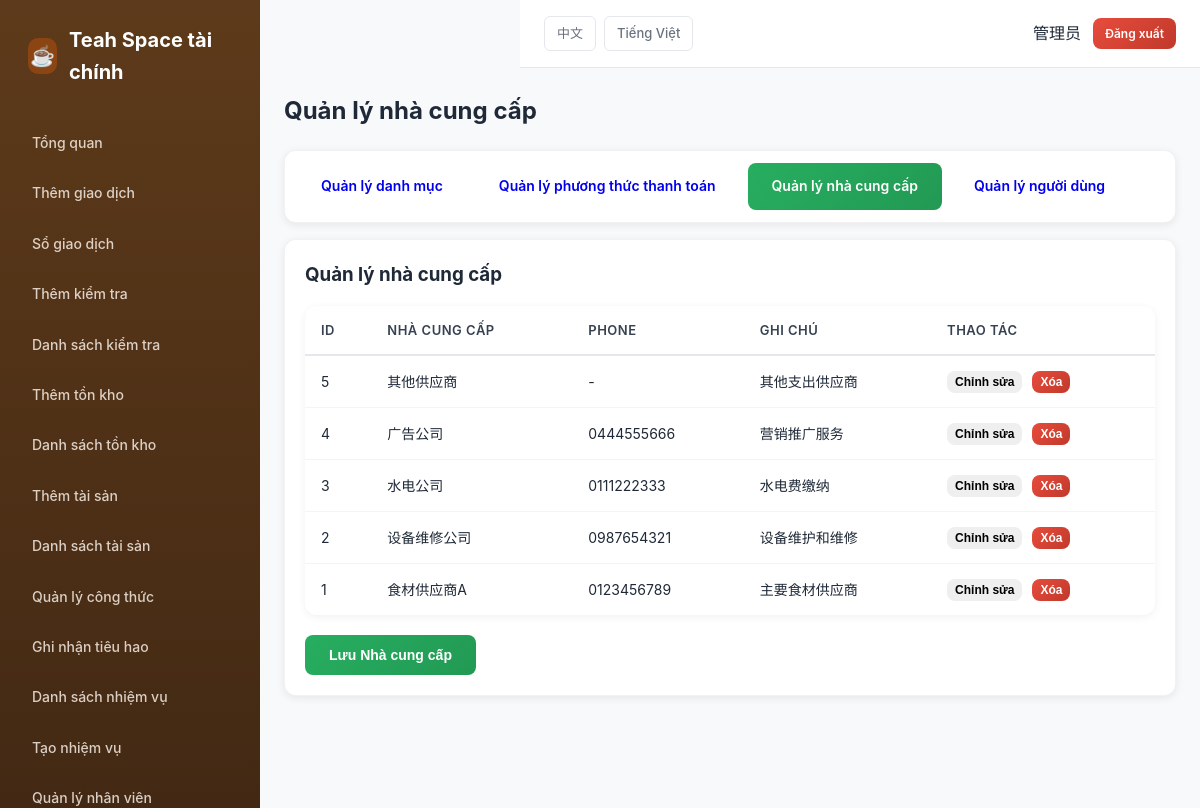
The page /index.php?r=settings/vendors (signed in) on the database its author committed.
### tables this page shows
CREATE TABLE IF NOT EXISTS users (
  id INT AUTO_INCREMENT PRIMARY KEY,
  username VARCHAR(64) NOT NULL UNIQUE COMMENT '用户名',
  password_hash VARCHAR(255) NOT NULL COMMENT '密码哈希',
  display_name VARCHAR(64) NOT NULL COMMENT '显示名称',
  role_id INT NOT NULL COMMENT '角色ID',
  is_active TINYINT(1) NOT NULL DEFAULT 1 COMMENT '是否激活',
  created_at TIMESTAMP DEFAULT CURRENT_TIMESTAMP COMMENT '创建时间',
  updated_at TIMESTAMP DEFAULT CURRENT_TIMESTAMP ON UPDATE CURRENT_TIMESTAMP COMMENT '更新时间',
  CONSTRAINT fk_users_role FOREIGN KEY (role_id) REFERENCES roles(id) ON DELETE RESTRICT,
  INDEX idx_username (username),
  INDEX idx_role (role_id)
);

CREATE TABLE IF NOT EXISTS vendors (
  id INT AUTO_INCREMENT PRIMARY KEY,
  name VARCHAR(128) NOT NULL COMMENT '供应商名称',
  phone VARCHAR(32) NULL COMMENT '电话',
  note VARCHAR(255) NULL COMMENT '备注',
  is_active TINYINT(1) NOT NULL DEFAULT 1 COMMENT '是否激活',
  INDEX idx_name (name)
);

### app/controllers/SettingController.php (called while the page is built, shortened)
<?php
require_once __DIR__ . '/../core/Auth.php';
require_once __DIR__ . '/../models/Vendor.php';
require_once __DIR__ . '/../models/User.php';
require_once __DIR__ . '/../core/DB.php';
class SettingController {
  public function vendors() {
    $vendors = Vendor::all();
    include __DIR__ . '/../views/settings/vendors.php';
  }
}

### app/core/Router.php (called while the page is built, shortened)
<?php
class Router {
  public static function dispatch() {
    $defaultRoute = 'reports/dashboard';
    $r = $_GET['r'] ?? $defaultRoute;
    [$controller, $action] = array_pad(explode('/', $r), 2, 'index');
    $obj = new $controller;
    call_user_func([$obj, $action]);
  }
}

### public/index.php (called while the page is built, shortened)
<?php
require_once __DIR__ . '/../app/config/db.php';
require_once __DIR__ . '/../app/core/DB.php';
require_once __DIR__ . '/../app/core/Router.php';
require_once __DIR__ . '/../app/core/Auth.php';
require_once __DIR__ . '/../app/core/I18n.php';
Router::dispatch();

### app/core/I18n.php (called while the page is built, shortened)
<?php
class I18n {
  private static $lang = [];
  private static $current = 'vi';
  public static function init() {
    self::$current = $_SESSION['lang'] ?? 'vi';
    $langFile = __DIR__ . "/../../lang/" . self::$current . ".php";
    if (file_exists($langFile)) {
      self::$lang = require $langFile;
    } else {
      self::$lang = [];
    }
  }
  public static function t($key) {
    return self::$lang[$key] ?? $key;
  }
  public static function current() {
    return self::$current;
  }
}
function __($key) {
  return I18n::t($key);
}

### app/core/Auth.php (called while the page is built, shortened)
<?php
require_once __DIR__ . '/../models/User.php';
class Auth {
  public static function check() {
    return isset($_SESSION['user_id']);
  }
  public static function user() {
    return User::find($_SESSION['user_id']);
  }
}

### app/core/DB.php (called while the page is built)
<?php
class DB {
  private static $conn = null;
  public static function conn() {
    if (self::$conn === null) {
      $config = require __DIR__ . '/../config/db.php';
      try {
        $dsn = "mysql:host={$config['host']};dbname={$config['dbname']};charset={$config['charset']}";
        self::$conn = new PDO($dsn, $config['user'], $config['pass'], [
          PDO::ATTR_ERRMODE => PDO::ERRMODE_EXCEPTION,
          PDO::ATTR_DEFAULT_FETCH_MODE => PDO::FETCH_ASSOC,
          PDO::ATTR_EMULATE_PREPARES => false,
        ]);
      } catch (PDOException $e) {
        die('Database connection failed: ' . $e->getMessage());
      }
    }
    return self::$conn;
  }
}

### app/models/User.php (called while the page is built, shortened)
<?php
require_once __DIR__ . '/../core/DB.php';
class User {
  public static function find($id) {
    $stmt = DB::conn()->prepare("
      SELECT u.*, r.`key` as role_key, r.name_zh as role_name_zh, r.name_vi as role_name_vi
      FROM users u
      JOIN roles r ON u.role_id = r.id
      WHERE u.id = ?
    ");
    $stmt->execute([$id]);
    return $stmt->fetch();
  }
}

### app/models/Vendor.php (called while the page is built, shortened)
<?php
require_once __DIR__ . '/../core/DB.php';
class Vendor {
  public static function all($filters = []) {
    $where = [];
    $params = [];
    $sql = "SELECT * FROM vendors";
    $sql .= " ORDER BY name";
    $stmt = DB::conn()->prepare($sql);
    $stmt->execute($params);
    return $stmt->fetchAll();
  }
}

### app/views/settings/vendors.php (the view, shortened to what this page needs)
<?php
include __DIR__ . '/../layout/header.php';
$current = $_GET['r'] ?? '';
?>
<h2 style="margin-bottom: 20px;"><?= __('setting.vendors') ?></h2>
<div class="card" style="padding: 12px; margin-bottom: 16px;">
  <div style="display: flex; gap: 8px; flex-wrap: wrap;">
    <a class="btn <?= $current === 'settings/categories' ? 'btn-success' : '' ?>" href="/index.php?r=settings/categories"><?= __('setting.categories') ?></a>
    <a class="btn <?= $current === 'settings/paymentMethods' ? 'btn-success' : '' ?>" href="/index.php?r=settings/paymentMethods"><?= __('setting.payment_methods') ?></a>
    <a class="btn <?= $current === 'settings/vendors' ? 'btn-success' : '' ?>" href="/index.php?r=settings/vendors"><?= __('setting.vendors') ?></a>
    <a class="btn <?= $current === 'settings/users' ? 'btn-success' : '' ?>" href="/index.php?r=settings/users"><?= __('setting.users') ?></a>
  </div>
</div>
<div class="card">
  <h3 style="margin-bottom: 16px;"><?= __('setting.vendors') ?></h3>
  <table>
    <tr>
      <th>ID</th>
      <th><?= __('field.vendor') ?></th>
      <th>Phone</th>
      <th><?= __('field.note') ?></th>
      <th><?= __('list.actions') ?></th>
    </tr>
    <?php foreach ($vendors as $vendor): ?>
    <tr>
      <td><?= $vendor['id'] ?></td>
      <td><?= htmlspecialchars($vendor['name']) ?></td>
      <td><?= htmlspecialchars($vendor['phone'] ?? '-') ?></td>
      <td><?= htmlspecialchars($vendor['note'] ?? '-') ?></td>
      <td>
        <button onclick="editVendor(<?= htmlspecialchars(json_encode($vendor)) ?>)" class="btn" style="padding: 4px 8px; font-size: 12px;">
          <?= __('btn.edit') ?>
        </button>
        <form method="post" style="display:inline-block; margin-left:6px;" onsubmit="return confirm('<?= __('btn.delete') ?>?');">
          <button type="submit" class="btn btn-danger" style="padding: 4px 8px; font-size: 12px;"><?= __('btn.delete') ?></button>
        </form>
      </td>
    </tr>
    <?php endforeach; ?>
  </table>
  <div style="margin-top: 20px;">
    <button onclick="showAddForm()" class="btn btn-success"><?= __('btn.save') ?> <?= __('field.vendor') ?></button>
  </div>
</div>
<?php include __DIR__ . '/../layout/footer.php'; ?>

### app/views/layout/header.php (shortened to what this page needs)
<!doctype html>
<html lang="<?= I18n::current() ?>">
<head>
<link rel="stylesheet" href="/assets/css/pc-style.css">
</head>
<body>
<?php if (Auth::check()): ?>
<div class="layout">
  <aside class="sidebar">
    <div class="brand">
      <div class="brand-icon">☕</div>
      <span><?= __('app.name') ?></span>
    </div>
    <nav class="nav-vertical">
      <?php if (Auth::user()['role_key'] === 'manager'): ?>
      <a href="/index.php?r=manager/dashboard" class="<?= ($_GET['r'] ?? '') === 'manager/dashboard' ? 'active' : '' ?>">
        <?= __('manager.dashboard') ?>
      </a>
      <?php else: ?>
      <a href="/index.php?r=reports/dashboard" class="<?= ($_GET['r'] ?? '') === 'reports/dashboard' ? 'active' : '' ?>">
        <?= __('nav.dashboard') ?>
      </a>
      <?php endif; ?>
      <a href="/index.php?r=transactions/create" class="<?= ($_GET['r'] ?? '') === 'transactions/create' ? 'active' : '' ?>">
        <?= __('nav.add') ?>
      </a>
      <a href="/index.php?r=transactions/list" class="<?= ($_GET['r'] ?? '') === 'transactions/list' ? 'active' : '' ?>">
        <?= __('nav.list') ?>
      </a>
      <?php if (in_array(Auth::user()['role_key'], ['owner', 'manager', 'accountant'])): ?>
      <a href="/index.php?r=inspections/create" class="<?= ($_GET['r'] ?? '') === 'inspections/create' ? 'active' : '' ?>">
        <?= __('nav.inspections_create') ?>
      </a>
      <a href="/index.php?r=inspections/list" class="<?= ($_GET['r'] ?? '') === 'inspections/list' ? 'active' : '' ?>">
        <?= __('nav.inspections') ?>
      </a>
      <a href="/index.php?r=materials/create" class="<?= ($_GET['r'] ?? '') === 'materials/create' ? 'active' : '' ?>">
        <?= __('nav.materials_create') ?>
      </a>
      <a href="/index.php?r=materials/list" class="<?= ($_GET['r'] ?? '') === 'materials/list' ? 'active' : '' ?>">
        <?= __('nav.materials_list') ?>
      </a>
      <a href="/index.php?r=assets/create" class="<?= ($_GET['r'] ?? '') === 'assets/create' ? 'active' : '' ?>">
        <?= __('nav.assets_create') ?>
      </a>
      <a href="/index.php?r=assets/list" class="<?= ($_GET['r'] ?? '') === 'assets/list' ? 'active' : '' ?>">
        <?= __('nav.assets_list') ?>
      </a>
      <a href="/index.php?r=drinks/recipes" class="<?= ($_GET['r'] ?? '') === 'drinks/recipes' ? 'active' : '' ?>">
        <?= __('nav.recipes') ?>
      </a>
      <a href="/index.php?r=drinks/consume" class="<?= ($_GET['r'] ?? '') === 'drinks/consume' ? 'active' : '' ?>">
        <?= __('nav.consume') ?>
      </a>
      <?php endif; ?>
      <a href="/index.php?r=tasks/list" class="<?= strpos($_GET['r'] ?? '', 'tasks') === 0 ? 'active' : '' ?>">
        <?= __('task.list') ?>
      </a>
      <?php if (in_array(Auth::user()['role_key'], ['owner', 'manager'])): ?>
      <a href="/index.php?r=tasks/create" class="<?= ($_GET['r'] ?? '') === 'tasks/create' ? 'active' : '' ?>">
        <?= __('task.create') ?>
      </a>
      <?php endif; ?>
      <?php if (in_array(Auth::user()['role_key'], ['owner', 'manager', 'accountant'])): ?>
      <a href="/index.php?r=employees/list" class="<?= strpos($_GET['r'] ?? '', 'employees') === 0 ? 'active' : '' ?>">
        <?= __('employee.list') ?>
      </a>
      <?php endif; ?>
    </nav>
  </aside>
  <div class="main" style="flex: 1; min-width: 0;">
    <div class="topbar">
      <div class="lang-switch">
        <a href="?<?= http_build_query(array_merge($_GET, ['lang' => 'zh'])) ?>">中文</a>
        <a href="?<?= http_build_query(array_merge($_GET, ['lang' => 'vi'])) ?>">Tiếng Việt</a>
      </div>
      <div class="user-box">
        <span><?= htmlspecialchars(Auth::user()['display_name']) ?></span>
        <a href="/index.php?r=auth/logout" class="btn btn-danger" style="padding: 6px 12px; font-size: 12px;">
          <?= __('nav.logout') ?>
        </a>
      </div>
    </div>
    <div class="container">
<?php else: ?>
<div class="container">
<?php endif; ?>

### public/assets/css/pc-style.css (style rules this page uses)
*, *::before, *::after { margin: 0; padding: 0; box-sizing: border-box; }
html { font-size: 16px; -webkit-font-smoothing: antialiased; -moz-osx-font-smoothing: grayscale; }
body { font-family: -apple-system, BlinkMacSystemFont, 'Segoe UI', 'Noto Sans SC', Roboto, 'Helvetica Neue', Arial, sans-serif; background: #F8F9FA; color: #1F2937; line-height: 1.6; }
.layout { display: flex; min-height: 100vh; }
.sidebar { width: 260px; background: linear-gradient(180deg, #5D3A1A 0%, #3D2512 100%); color: #FFF8F0; padding: 24px 16px; display: flex; flex-direction: column; min-height: 100vh; position: fixed; left: 0; top: 0; z-index: 100; }
.sidebar .brand { font-size: 20px; font-weight: 700; color: #FFFFFF; margin-bottom: 32px; padding: 0 12px; display: flex; align-items: center; gap: 12px; }
.sidebar .brand-icon { width: 36px; height: 36px; background: #8B4513; border-radius: 10px; display: flex; align-items: center; justify-content: center; font-size: 20px; }
.nav-vertical { display: flex; flex-direction: column; gap: 4px; }
.nav-vertical a { display: flex; align-items: center; gap: 12px; padding: 12px 16px; border-radius: 10px; color: rgba(255, 248, 240, 0.8); text-decoration: none; font-size: 14px; font-weight: 500; transition: all 0.2s ease; }
.topbar { background: #FFFFFF; padding: 16px 24px; display: flex; align-items: center; justify-content: space-between; border-bottom: 1px solid #E5E7EB; position: sticky; top: 0; z-index: 50; margin-left: 260px; }
.topbar .lang-switch { display: flex; gap: 8px; }
.topbar .lang-switch a { padding: 6px 12px; border-radius: 6px; font-size: 13px; font-weight: 500; border: 1px solid #E5E7EB; background: #FFFFFF; color: #6B7280; text-decoration: none; cursor: pointer; transition: all 0.2s ease; }
.topbar .user-box { display: flex; align-items: center; gap: 12px; }
.topbar .user-box span { font-weight: 500; color: #1F2937; }
.main { flex: 1; min-width: 0; margin-left: 260px; }
.container { max-width: 1400px; margin: 0 auto; padding: 24px; background: #F8F9FA; min-height: calc(100vh - 60px); }
.card { background: #FFFFFF; border-radius: 12px; padding: 20px; margin-bottom: 20px; box-shadow: 0 2px 8px rgba(0, 0, 0, 0.08); border: 1px solid rgba(0, 0, 0, 0.05); transition: box-shadow 0.2s ease; }
.btn { display: inline-block; padding: 12px 24px; border-radius: 8px; border: none; font-weight: 600; font-size: 14px; cursor: pointer; transition: all 0.2s ease; text-decoration: none; text-align: center; }
.btn-success { background: linear-gradient(135deg, #27AE60 0%, #229954 100%); color: #FFFFFF; }
.btn-danger { background: linear-gradient(135deg, #E74C3C 0%, #C0392B 100%); color: #FFFFFF; }
table { width: 100%; border-collapse: separate; border-spacing: 0; background: white; border-radius: 12px; overflow: hidden; box-shadow: 0 2px 8px rgba(0, 0, 0, 0.06); }
table th { padding: 14px 16px; text-align: left; font-weight: 600; font-size: 13px; color: #374151; text-transform: uppercase; letter-spacing: 0.5px; border-bottom: 2px solid #E5E7EB; }
table td { padding: 14px 16px; font-size: 14px; color: #1F2937; border-bottom: 1px solid #F3F4F6; }
table tbody tr { transition: background 0.15s ease; }
table tbody tr:last-child td { border-bottom: none; }

### rows shown on the page
users: display_name "管理员"
vendors: id "5", name "其他供应商", phone "-", note "其他支出供应商"
vendors: id "4", name "广告公司", phone "0444555666", note "营销推广服务"
vendors: id "3", name "水电公司", phone "0111222333", note "水电费缴纳"
vendors: id "2", name "设备维修公司", phone "0987654321", note "设备维护和维修"
vendors: id "1", name "食材供应商A", phone "0123456789", note "主要食材供应商"

### other values the page prints
__('app.name') "Teah Space tài chính"
__('nav.dashboard') "Tổng quan"
__('nav.add') "Thêm giao dịch"
__('nav.list') "Sổ giao dịch"
__('nav.inspections_create') "Thêm kiểm tra"
__('nav.inspections') "Danh sách kiểm tra"
__('nav.materials_create') "Thêm tồn kho"
__('nav.materials_list') "Danh sách tồn kho"
__('nav.assets_create') "Thêm tài sản"
__('nav.assets_list') "Danh sách tài sản"
__('nav.recipes') "Quản lý công thức"
__('nav.consume') "Ghi nhận tiêu hao"
__('task.list') "Danh sách nhiệm vụ"
__('task.create') "Tạo nhiệm vụ"
__('employee.list') "Quản lý nhân viên"
